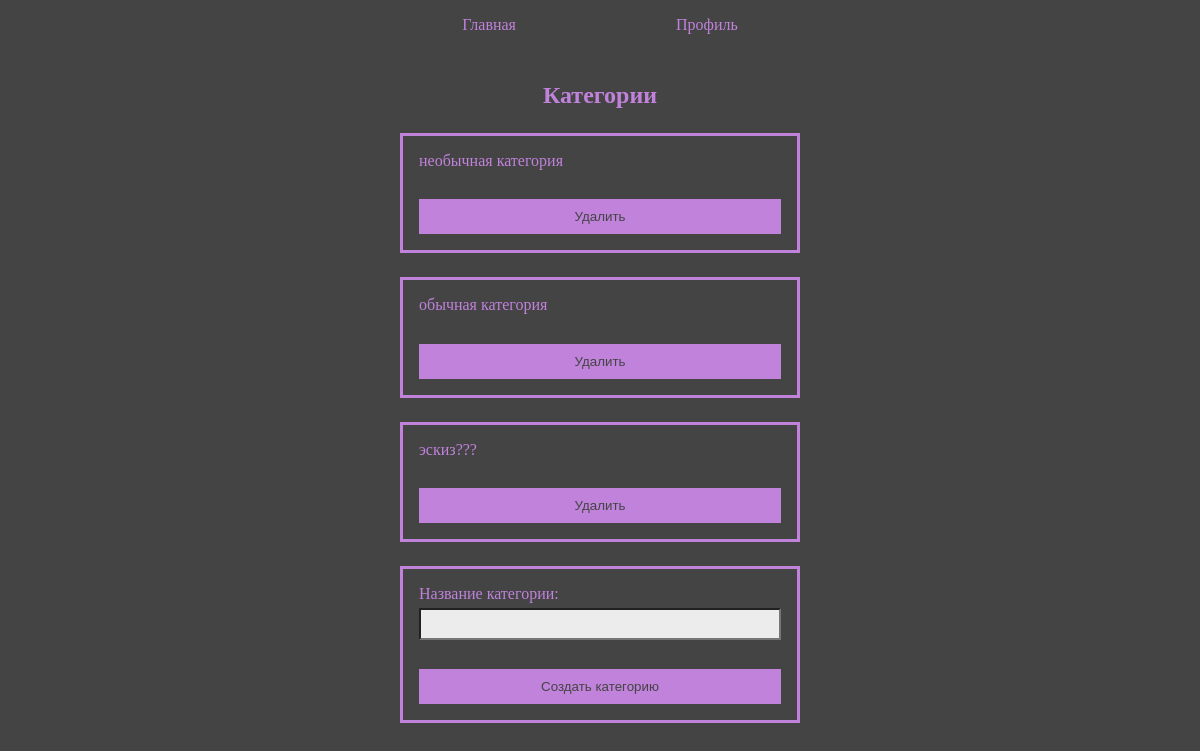
The app's page /posts/admin/categories/ (signed in) with its own data.
### posts/models.py (models this page shows, shortened)
class Category(models.Model):
    title = models.CharField(max_length=50)

### posts/views.py (the view)
# urls.py: path('admin/categories/', views.category_list, name='category_list'),
@staff_member_required
def category_list(request):
    categories = Category.objects.all().order_by('title')
    if request.method == 'POST':
        form = CategoryForm(request.POST)
        if form.is_valid():
            form.save()
            return redirect('posts:category_list')
    else:
        form = CategoryForm()
    return render(request, 'category_list.html', {'categories': categories, 'form': form})

### posts/forms.py
class CategoryForm(forms.ModelForm):
    class Meta:
        model = Category
        fields = ['title']
        labels = {'title': 'Название категории',}

### posts/templates/category_list.html (shortened to what this page needs)
{% extends "basic.html" %}
{% block content %}
<h2>Категории</h2>
{% if categories %}
{% for category in categories %}
<form action="{% url 'posts:delete_category' category.pk %}" method="post">
    <p>{{ category.title }}</p>
    <button type="submit">Удалить</button>
</form>
{% endfor %}
{% else %}
<p>Категории не были созданы</p>
{% endif %}
<form method="post" action="{% url 'posts:category_list' %}">
    {{ form.as_p }}
    <button type="submit">Создать категорию</button>
</form>
{% endblock %}

### posts/static/posts/styles.css (style rules this page uses)
* { margin: 0; padding: 0; box-sizing: border-box; }
body { background-color: #444444; display: flex; align-items: center; flex-direction: column; margin: 0 auto; gap: 3em; width: 80%; }
.content h2 { color: #c082db; }
form { width: 25em; padding: 1em; border: 3px solid #c082db; display: flex; gap: 1em; flex-direction: column; }
form label { color: #c082db; display: block; margin-bottom: 0.3em; }
form input[type="text"], form input[type="email"], form input[type="password"] { width: 100%; padding: 0.5em; background-color: #ececec; }
form button[type="submit"] { width: 100%; padding: 10px; background-color: #c082db; color: #444444; border: none; cursor: pointer; margin-top: 1em; }
p { color: #c082db; }

### records on screen
Category: title "необычная категория"
Category: title "обычная категория"
Category: title "эскиз???"
